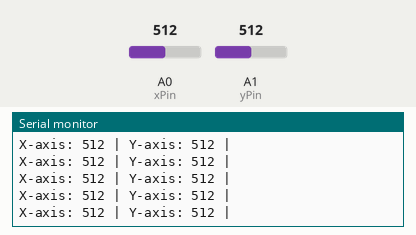
Recording of a sketch running on a simulated Arduino Uno, built with avr-gcc and run on an emulated ATmega328P. On the bench: the last lines printed to the serial monitor. The test bench sets the inputs (shaded band); at power-on: A0 (xPin) = 512, A1 (yPin) = 512.

Above: at 10.2 s.
10.3 s: A0 (xPin) set to 982
At 10.38 s:
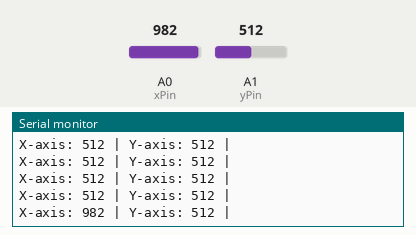
13.3 s: A0 (xPin) set to 1014
At 13.3 s:
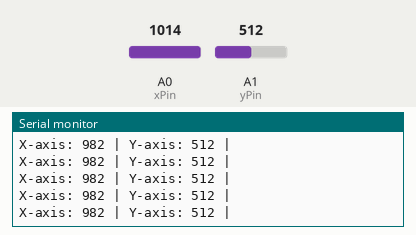
Timing chart, 0 to 15.8 s (numbered marks = the images above; inputs shaded):
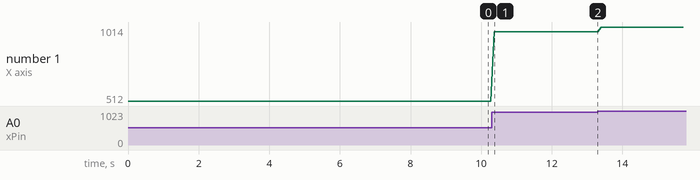

Measured:
- after the input at 10.3 s, the serial monitor: prints a new line after 0.08 s (image 1)
- plotted number 1: 512 → 982 after the input at 10.3 s, 982 → 1014 after the input at 13.3 s

The sketch:

joystick_module.ino
```cpp
int xPin = A0;
int yPin = A1;

void setup() {
  Serial.begin(9600);
}

void loop() {
  Serial.print("X-axis: ");
  Serial.print(analogRead(xPin));
  Serial.print(" | ");
  Serial.print("Y-axis: ");
  Serial.print(analogRead(yPin));
  Serial.println(" | ");
  delay(100);
}
```
